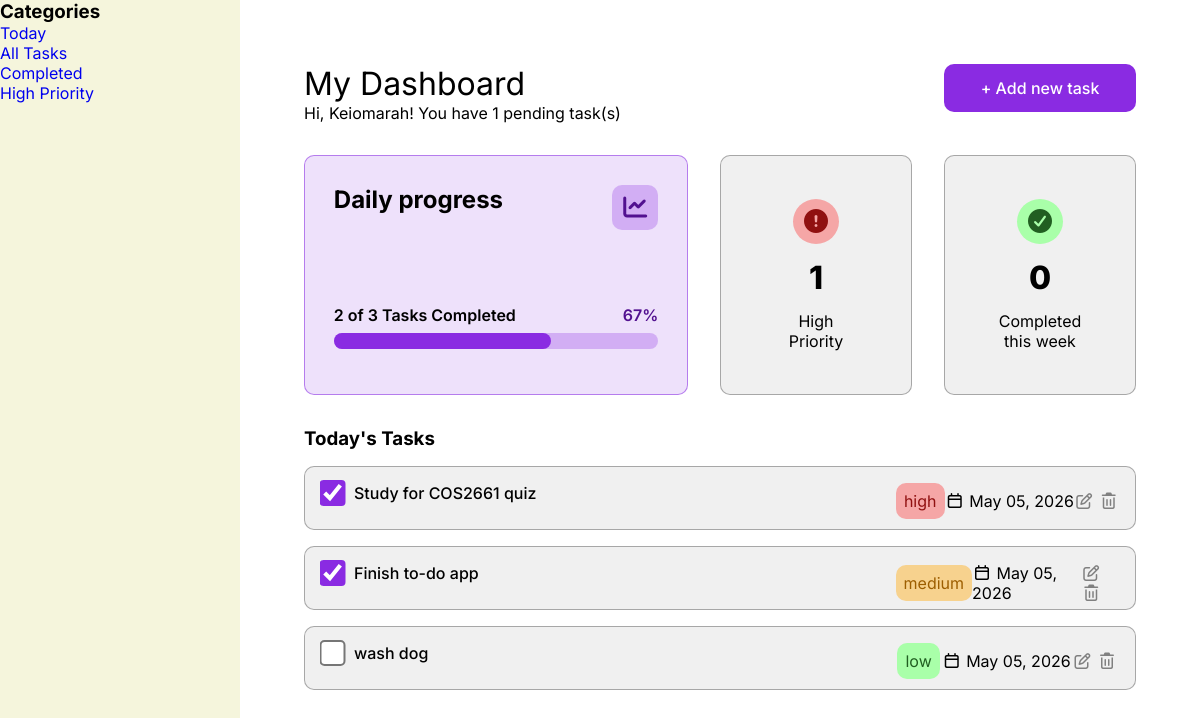
The app's page / (signed in) with its own data.
### website/models.py (models this page shows)
class User(db.Model, UserMixin):
    id = db.Column(db.Integer, primary_key=True)
    name = db.Column(db.String(150))
    surname = db.Column(db.String(150))
    email = db.Column(db.String(150), unique=True)
    phone = db.Column(db.String(10), unique=True)
    password = db.Column(db.String(150))
    tp = db.Column(db.Boolean, default=False)
    tasks = db.relationship('Task')

class Task(db.Model):
    task_name = db.Column(db.String(1000))
    complete = db.Column(db.Boolean, default=False)
    due = db.Column(db.Date, default=func.now())
    priority = db.Column(db.String(150))
    id = db.Column(db.Integer, primary_key=True)
    user_id = db.Column(db.Integer, db.ForeignKey('user.id'))

### website/views.py (the view)
@views.route('/')
@login_required
def home():
    tasks = Task.query.filter_by(user_id=current_user.id).all()
    today = date.today()
    for task in tasks:
       task.is_today = task.due == today
    return render_template('home.html', user=current_user)

### website/__init__.py (called while the page is built)
def create_app():
    app = Flask(__name__)
    app.config['SECRET_KEY'] = 'djfspfaskddshfosjcks'
    app.config['SQLALCHEMY_DATABASE_URI'] = f'sqlite:///{DB_NAME}'
    db.init_app(app)
    from .auth import auth
    from .views import views
    app.register_blueprint(auth, url_prefix="/auth")
    app.register_blueprint(views, url_prefix="/")
    create_database(app)
    from .models import User
    login_manager = LoginManager()
    login_manager.login_view = 'auth.login'
    login_manager.init_app(app)
    @login_manager.user_loader
    def load_user(id):
        return User.query.get(int(id))
    return app

### website/templates/home.html (shortened to what this page needs)
{% extends 'base.html' %} {% block content %}
<div class="home-page">
  <div id="homepage-sidebar">
    <ul class="categories">
      <h3>Categories</h3>
      <li><a href="/">Today</a></li>
      <li><a href="/all-tasks">All Tasks</a></li>
      <li><a href="/completed-tasks">Completed</a></li>
      <li><a href="/high-priority-tasks">High Priority</a></li>
    </ul>
  </div>
  <div id="main-dashboard" class="main-dashboard">
    {% block dashboard %}
    <header>
      <div>
        <h1>My Dashboard</h1>
        <p>
          Hi, {{user.name}}! You have
          <span id="pending-task-counter"></span> pending task(s)
        </p>
      </div>
      <button class="purple-button" id="add-task-btn">
        <span>&plus;</span> Add new task
      </button>
    </header>
    <div class="progress-container">
      <div class="daily-progress-container round-style">
        <div class="daily-progress-title">
          <h2>Daily progress</h2>
          <div class="icon">
            <i class="fa-solid fa-chart-line"></i>
          </div>
        </div>
        <div class="progress-bar-container">
          <div class="details-container">
            <p>
              <span id="completed-tasks-today"></span> of
              <span id="total-tasks-today"></span> Tasks Completed
            </p>
            <p><span id="percent-complete"></span>%</p>
          </div>
          <div class="progress-bar">
            <div class="progress" id="progress-bar-solid"></div>
          </div>
        </div>
      </div>
      <div
        class="high-priority-progress-container round-style secondary-progress"
      >
        <div class="icon">
          <i class="fa-solid fa-circle-exclamation"></i>
        </div>
        <p id="high-priority-counter">0</p>
        <p>High <br />Priority</p>
      </div>
      <div class="completed-week-container round-style secondary-progress">
        <div class="icon">
          <i class="fa-solid fa-circle-check"></i>
        </div>
        <p id="completed-counter">0</p>
        <p>
          Completed<br />
          this week
        </p>
      </div>
    </div>
    <div class="today-task-container">
      <h3>Today's Tasks</h3>
      <form class="tasks-container">
        {% if user.tasks %} {% for task in user.tasks %} {% if task.is_today %}
        <div
          class="task"
          id="{{ task.id }}-task"
          data-due="{{ task.due.isoformat() }}"
          data-complete="{{ task.complete }}"
        >
          <div>
            <input
              type="checkbox"
              {%
              if
              task.complete
              %}
              checked
              {%
              endif
              %}
              id=""
              onChange="updateTask({{ task.id }})"
            />
            <div class="task-name">
              <p>{{task.task_name}}</p>
            </div>
          </div>
          <div class="task-details">
            <div class="task-priority {{task.priority}}">{{task.priority}}</div>
            <div class="task-date">
              <i class="fa-regular fa-calendar"></i>
              {{task.due.strftime("%b %d, %Y")}}
            </div>
            <div class="edit-delete-buttons">
              <button type="button">
                <i class="fa-regular fa-pen-to-square"></i>
              </button>
              <button type="button" onClick="deleteTask({{ task.id }})">
                <i class="fa-regular fa-trash-can"></i>
              </button>
            </div>
          </div>
        </div>
        {% endif %} {% endfor %} {% endif %}
      </form>
    </div>
    {% endblock %}
  </div>
</div>
{% endblock %}

### website/static/index.css (style rules this page uses)
html { font-family: "Inter", sans-serif; }
*, *::before, *::after { box-sizing: border-box; padding: 0; margin: 0; }
body { background-color: beige; display: flex; align-items: center; justify-content: center; width: 100vw; min-height: 100vh; overflow-x: hidden; }
a { text-decoration: none; }
h1 { font-weight: 400; }
.purple-button { all: unset; background-color: blueviolet; color: white; font-weight: 500; padding: 8px 0; text-align: center; border-radius: 10px; transition: all 0.3s ease; }
input { border-radius: 10px; padding: 8px; margin: 8px 0 16px 0; border: 1px solid grey; font-family: "Inter", sans-serif; }
.home-page { width: 100vw; height: 100vh; display: grid; grid-template-columns: 1fr 4fr; }
.main-dashboard { background-color: white; padding: 4rem; display: flex; flex-direction: column; gap: 2rem; }
.main-dashboard header { display: flex; justify-content: space-between; }
.main-dashboard header button { height: 2rem; width: 12rem; }
.progress-container { display: grid; grid-template-columns: 2fr 1fr 1fr; column-gap: 2rem; height: 30vh; }
.round-style { border-radius: 10px; padding: 1.8rem; }
.daily-progress-container { background-color: rgba(137, 43, 226, 0.14); border: 1px solid rgba(137, 43, 226, 0.558); display: flex; flex-direction: column; justify-content: space-between; }
.daily-progress-title { display: flex; justify-content: space-between; }
.icon { padding: 8px; font-size: 1.5rem; border-radius: 10px; color: rgb(82, 17, 144); background-color: rgba(137, 43, 226, 0.274); }
.high-priority-progress-container .icon { background-color: rgba(255, 0, 0, 0.311); color: rgb(144, 16, 16); width: fit-content; border-radius: 50%; }
.completed-week-container .icon { background-color: rgb(169, 255, 169); color: rgb(33, 94, 33); width: fit-content; border-radius: 50%; }
.secondary-progress { display: flex; flex-direction: column; align-items: center; justify-content: space-evenly; background-color: rgba(128, 128, 128, 0.118); border: 1px solid rgba(128, 128, 128, 0.652); text-align: center; }
.progress-bar { height: 1rem; border-radius: 20px; background-color: rgba(137, 43, 226, 0.274); margin-bottom: 16px; margin-top: 8px; }
.progress { width: 1%; height: 100%; border-radius: inherit; background-color: blueviolet; }
.progress-bar-container .details-container { display: flex; justify-content: space-between; font-weight: 600; }
.progress-bar-container .details-container p:last-of-type { color: rgb(82, 17, 144); }
#high-priority-counter, #completed-counter { font-weight: 800; font-size: 2rem; }
.task { display: flex; align-items: flex-start; justify-content: space-between; width: 100%; height: 4rem; background-color: rgba(128, 128, 128, 0.118); border: 1px solid rgba(128, 128, 128, 0.652); margin: 1rem 0; border-radius: 10px; padding: 16px; }
.task-name { font-weight: 500; }
.task > div { display: flex; }
.task input { transform: scale(2); accent-color: blueviolet; margin: 0 15px 0 5px; }
.task-priority { padding: 8px; border-radius: 10px; }
.low { background-color: rgb(169, 255, 169); color: rgb(33, 94, 33); }
.medium { background-color: rgba(255, 166, 0, 0.412); color: rgb(157, 94, 0); }
.high { background-color: rgba(255, 0, 0, 0.311); color: rgb(144, 16, 16); }
.task-details { display: flex; align-items: center; width: 28%; justify-content: space-evenly; }
.edit-delete-buttons button { all: unset; color: grey; transition: all 0.3s ease; }

### records on screen
User: name "Keiomarah"
Task: complete "☑", task_name "Study for COS2661 quiz", priority "high", due "May 05, 2026"
Task: complete "☑", task_name "Finish to-do app", priority "medium", due "May 05, 2026"
Task: task_name "wash dog", priority "low", due "May 05, 2026"
